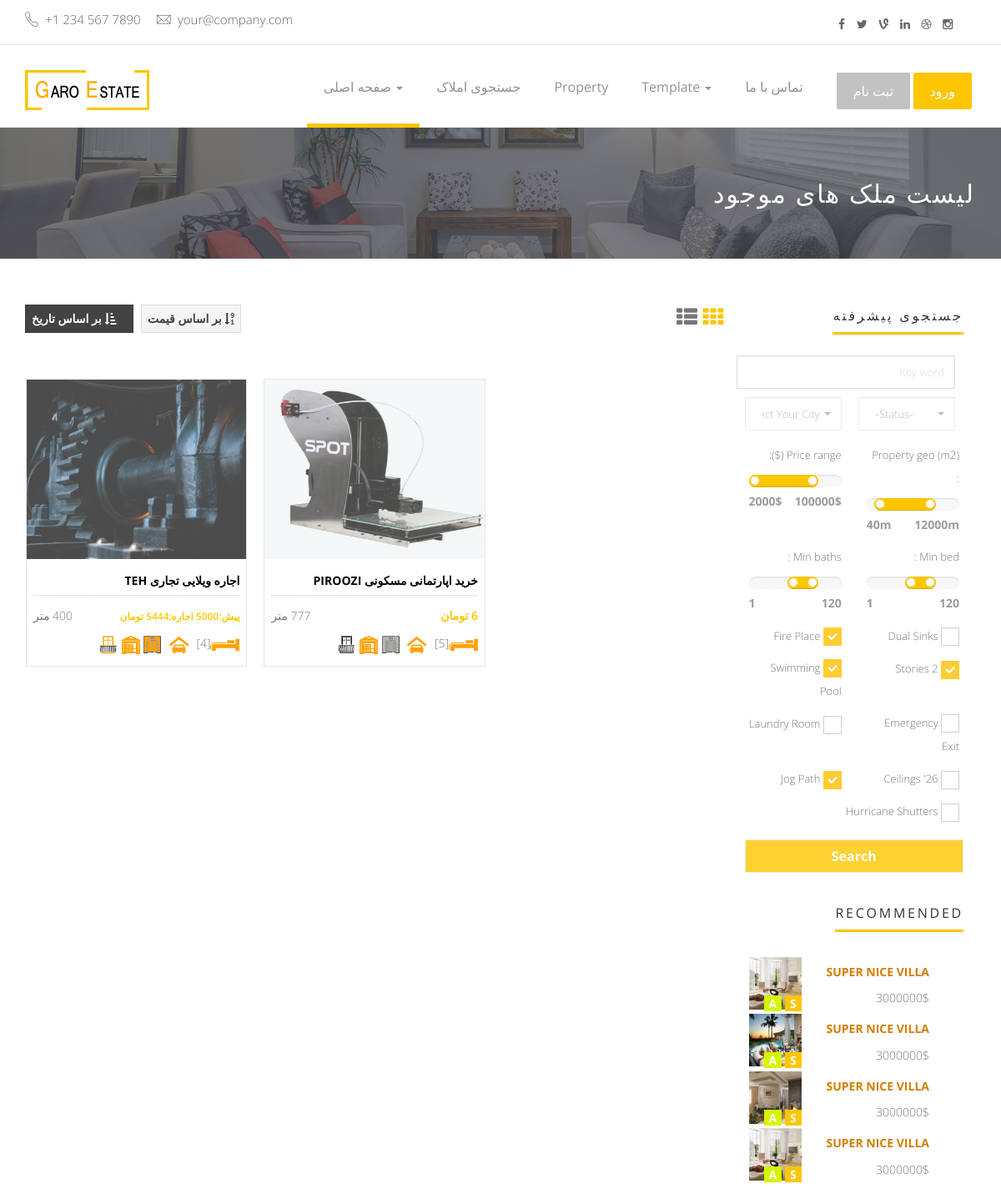
Before: /items (upper part) with the older database file.
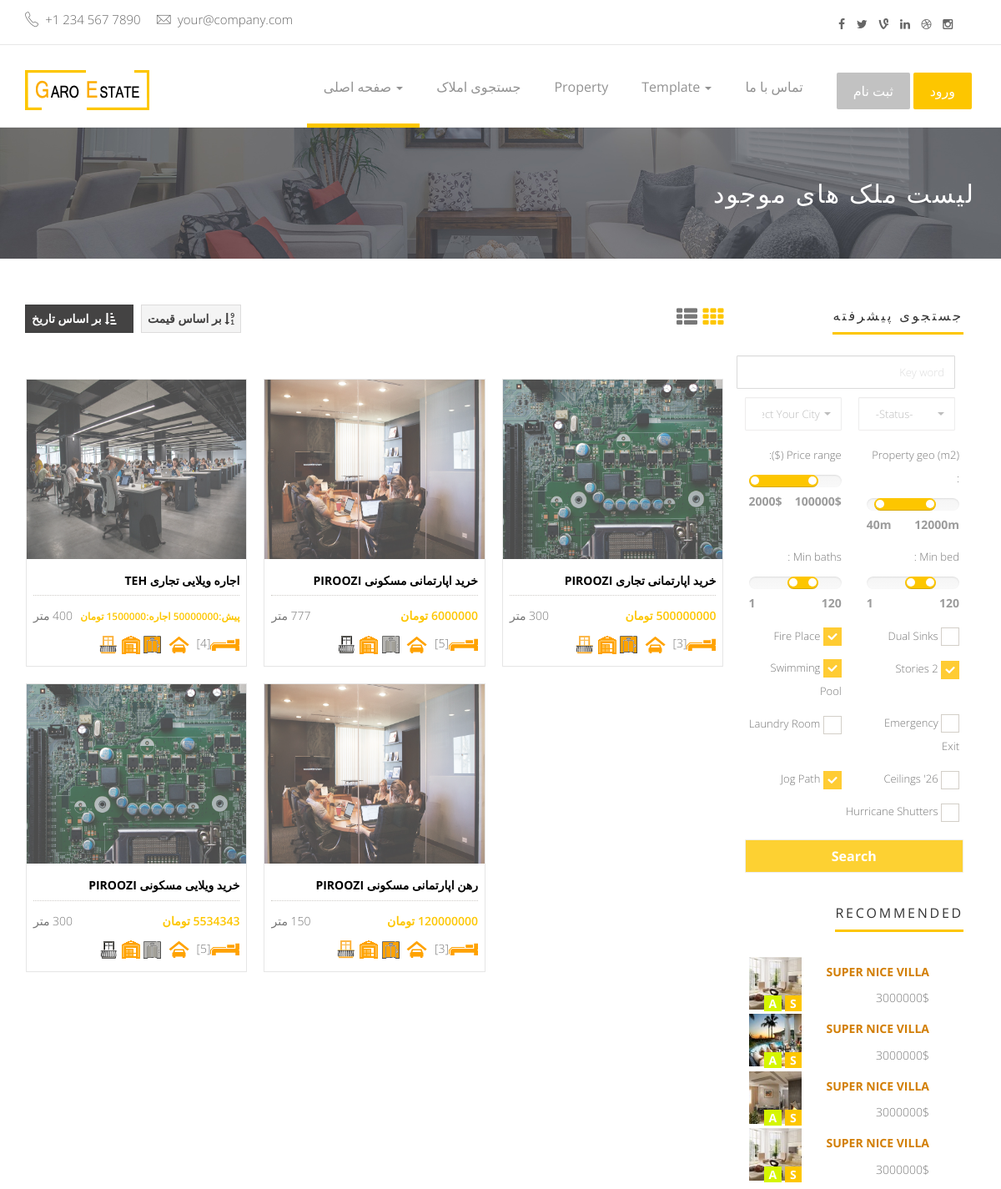
After: the same page with the newer database file.
### app/models.py (models this page shows, shortened)
class Item(models.Model):
    CHOICES1 = ( ('اجاره','اجاره'), ('خرید','خرید'), ('رهن','رهن') )
    buy_status = models.CharField(max_length=10,choices=CHOICES1,verbose_name = "وضعیت خرید")
    CHOICES2 = ( ('مسکونی','مسکونی'), ('تجاری','تجاری') )
    estate_status = models.CharField(max_length=15,choices=CHOICES2,verbose_name = "وضعیت ملک")
    CHOICES3 = ( ('ویلایی','ویلایی'), ('اپارتمانی','اپارتمانی') )
    building_status = models.CharField(max_length=10,choices=CHOICES3,verbose_name = "وضعیت ساختمان")
    area_size = models.IntegerField(null=True,blank=True, verbose_name = "متراژ")
    room_qty = models.IntegerField(null=True,blank=True, verbose_name = "تعداد اتاق")
    building_age = models.IntegerField(null=True,blank=True, verbose_name = "سن بنا")
    parking = models.BooleanField(default=True, verbose_name = "پارکینگ" )
    storage_room = models.BooleanField(default=True, verbose_name = "انباری" )
    elevator = models.BooleanField(default=False, verbose_name = "آسانسور" )
    balcony = models.BooleanField(default=False, verbose_name = "بالکن" )
    deposit = models.IntegerField(null=True,blank=True, default='0', verbose_name = "پول پیش")
    rent = models.IntegerField(null=True,blank=True, default='0', verbose_name = "اجاره")
    price = models.IntegerField(null=True,blank=True, default='0', verbose_name = "قیمت خرید ")
    area = models.ForeignKey(Area, on_delete=models.CASCADE,null=True, blank=True,verbose_name = "منطقه")
    tags = models.ManyToManyField(Tags, blank=True,verbose_name = "برچسب")
    additional_information = models.TextField(max_length=1000,null=True, blank=True,verbose_name = "اطلاعات تکمیلی")
    date = models.DateField(null=True, blank=True, verbose_name = "تاریخ آگهی")
    image = models.ImageField(upload_to='media', default='media/Default.png', null=True, blank=True, verbose_name = "تصویر")
    class Meta:
        verbose_name = "ملک"
        verbose_name_plural = "املاک"
    def __str__(self):
        return str(self.buy_status +" "+ self.building_status +" "+ self.estate_status +" "+ self.area.name )
    def get_absolute_url(self):
        return reverse('app:items_detail',args=[self.id])

class Area(MPTTModel):
    name = models.CharField(max_length=200, unique=True, verbose_name = "نام")
    parent = TreeForeignKey('self', on_delete=models.CASCADE, null=True, blank=True, related_name='children',verbose_name = "والد")
    class MPTTMeta:
        level_attr = 'mptt_level'
        order_insertion_by = ['name']
    class Meta:
        verbose_name = "منطقه"
        verbose_name_plural = "مناطق"

### app/views.py (the view)
# urls.py: path('items', views.items, name='items'),
def items(request):
    items = models.Item.objects.all().order_by("-date")
    context = {'items':items}
    context['segment'] = 'items'
    html_template = loader.get_template( 'items.html' )
    return HttpResponse(html_template.render(context, request))

### templates/items.html (shortened to what the changed rows need)
{% extends "base.html" %}
{% load static %}
{% block content %}
<div class="page-head">
    <div class="container">
        <div class="row" dir="rtl">
            <div class="page-head-content">
                <h1 class="page-title"> لیست ملک های موجود </h1>
            </div>
        </div>
    </div>
</div>
<div class="properties-area recent-property" style="background-color: #FFF;">
    <div class="container">
        <div class="row">
            <div class="col-md-9 padding-top-40 properties-page">
                <div class="section clear">
                    <div id="list-type" class="proerty-th">
                      {% for Item in items %}
                        <div class="col-sm-6 col-md-4 p0">
                            <div class="box-two proerty-item">
                                <div class="item-thumb">
                                    <a href="property-1.html" ><img src="{{ Item.image.url }}"></a>
                                </div>
                                <div class="item-entry overflow" dir="rtl">
                                    <h6><a href="{{ Item.get_absolute_url }}"> {{ Item }} </a></h6>
                                    <div class="dot-hr"></div>
                                    <span class="pull-left"> {{ Item.area_size }} متر  </span>
                                    <span class="proerty-price pull-right">
                                      {% if Item.buy_status == 'خرید' %}
                                       <span class="proerty-price pull-right"> {{ Item.price }} تومان </span>
                                      {% elif Item.buy_status == 'رهن' %}
                                       <span class="proerty-price pull-right"> {{ Item.deposit }} تومان </span>
                                      {% elif Item.buy_status == 'اجاره' %}
                                      <small> <span class="proerty-price pull-right"> پیش:{{ Item.deposit }} اجاره:{{ Item.rent }} تومان</span> </small>
                                      {% endif %}
                                    </span>
                                    <div class="property-icon">
                                        <img src="{% static 'assets/img/icon/bed-orange.png' %}">[{{ Item.room_qty }}]
                                        {% if Item.parking %}
                                          <img src="{% static 'assets/img/icon/cars-orange.png' %}">
                                        {% else %}
                                          <img src="{% static 'assets/img/icon/cars.png' %}">
                                        {% endif %}
                                        {% if Item.elevator %}
                                          <img src="{% static 'assets/img/icon/elevator-orange.png' %}">
                                        {% else %}
                                          <img src="{% static 'assets/img/icon/elevator.png' %}">
                                        {% endif %}
                                        {% if Item.storage_room %}
                                          <img src="{% static 'assets/img/icon/warehouse-orange.png' %}">
                                        {% else %}
                                          <img src="{% static 'assets/img/icon/warehouse.png' %}">
                                        {% endif %}
                                        {% if Item.balcony %}
                                          <img src="{% static 'assets/img/icon/balcony-orange.png' %}">
                                        {% else %}
                                          <img src="{% static 'assets/img/icon/balcony.png' %}">
                                        {% endif %}
                                    </div>
                                </div>
                            </div>
                        </div>
                      {% endfor %}
                    </div>
                </div>
            </div>
        </div>
    </div>
</div>
{% endblock content %}

Changed rows visible on the page:
changed Item "اجاره ویلایی تجاری TEH": image: a different picture; rent (not shown) → "1500000"
changed Item "خرید اپارتمانی مسکونی PIROOZI": image: a different picture; price "6" → (not shown)
added Item: image (picture), buy_status+building_status+estate_status "خرید اپارتمانی تجاری PIROOZI", area_size "300", price "500000000", room_qty "3", parking True (drawn), elevator True (drawn), storage_room True (drawn), balcony True (drawn)
added Item: image (picture), buy_status+building_status+estate_status "خرید ویلایی مسکونی PIROOZI", area_size "300", price "5534343", room_qty "5", parking True (drawn), elevator False (drawn), storage_room True (drawn), balcony False (drawn)
added Item: image (picture), buy_status+building_status+estate_status "رهن اپارتمانی مسکونی PIROOZI", room_qty "3", parking True (drawn), elevator True (drawn), storage_room True (drawn), balcony True (drawn)
